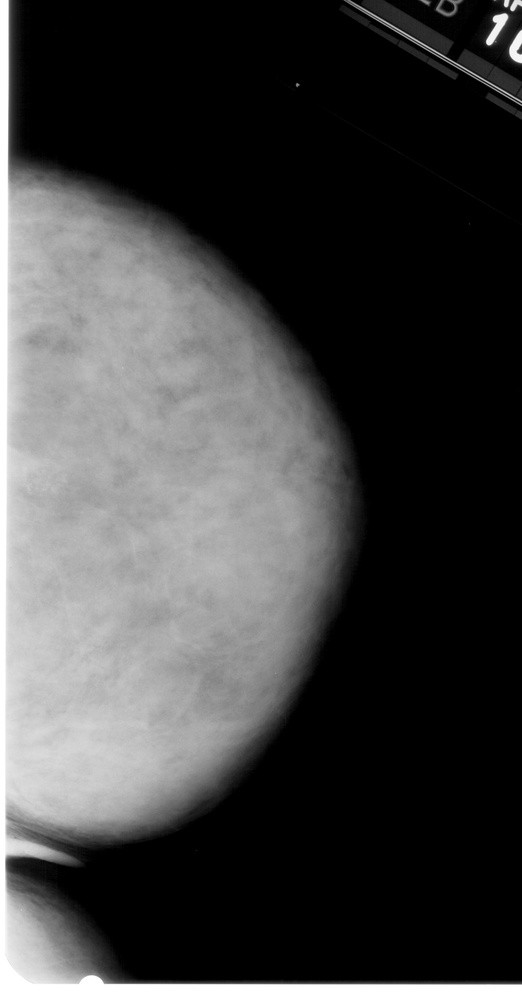
#> input picture projecttopic5part2/dataset/1-014.jpg, 522 x 1000 px, shrunk from 2731 x 5236 before the run; its folder holds only this picture in this run
$ python otsuthresholding.py
#> lines starting #> are read from the running program, lines starting #| are printed output that depends on the picture; after the words box and inside, x2 and y2 are one past the last pixel; in counts of white or black regions, pixels touching at a corner belong together
import os  # Provides functions for interacting with the operating system
import cv2  # OpenCV library for computer vision tasks (like image processing)
import numpy as np  # Provides support for large, multi-dimensional arrays and matrices
import matplotlib.pyplot as plt  # For plotting images and visualizations
import csv  # For reading and writing CSV files to save results

# PARAMETERS
DATASET_DIR = 'dataset'  # Folder where the 10 images are stored
RESULTS_CSV = 'thresholding_results.csv'  # CSV file to store the results of thresholding

# Function to calculate PSNR between two images
def calculate_psnr(original, processed):
    mse = np.mean((original - processed) ** 2)  # Mean Squared Error (MSE)
    if mse == 0:  # If MSE is 0, the images are identical, so PSNR is infinity
        return float('inf')
    max_pixel = 255.0  # Max pixel value for an 8-bit image
    return 20 * np.log10(max_pixel / np.sqrt(mse))

# Open the CSV file in write mode, to save the results of our thresholding process
with open(RESULTS_CSV, 'w', newline='') as csvfile:
    writer = csv.writer(csvfile)  # Create a CSV writer object to write data into the file
    # Write the header row in the CSV file (names of columns)
    writer.writerow(['Image', 'Otsu_Threshold', 'Adaptive_Threshold_Mean', 'Adaptive_Threshold_Gaussian', 'PSNR_Otsu', 'PSNR_Adaptive_Mean', 'PSNR_Adaptive_Gaussian'])

    # Loop through each image in the dataset folder
    for fname in sorted(os.listdir(DATASET_DIR)):
        path = os.path.join(DATASET_DIR, fname)  # Construct the full file path of the image
        img = cv2.imread(path)  # Read the image using OpenCV (cv2)
#> img is the input picture: shape (1000, 522, 3); min 0, max 255, mean 66.7

        # Convert the image to grayscale, since thresholding requires a single channel (gray) image
        gray = cv2.cvtColor(img, cv2.COLOR_BGR2GRAY)

        # Step 1: Preprocessing - Improving the image for better thresholding results

        # 1.1 Median filtering to reduce noise (helpful to smooth the image by removing small noise)
        gray = cv2.medianBlur(gray, 3)

        # 1.2 Contrast enhancement using Histogram Equalization
        gray = cv2.equalizeHist(gray)
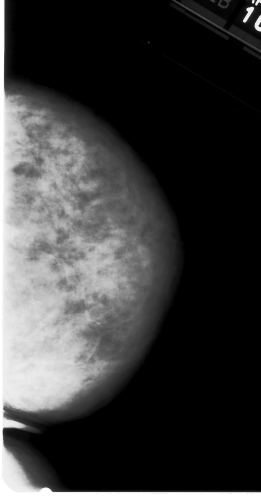
#> gray: shape (1000, 522) (shown at 1/2 size); min 0, max 255, mean 58.9

        # 1.3 Edge enhancement and preservation using Canny Edge Detection
        edges = cv2.Canny(gray, 100, 200)  # Canny edge detection with lower and upper thresholds
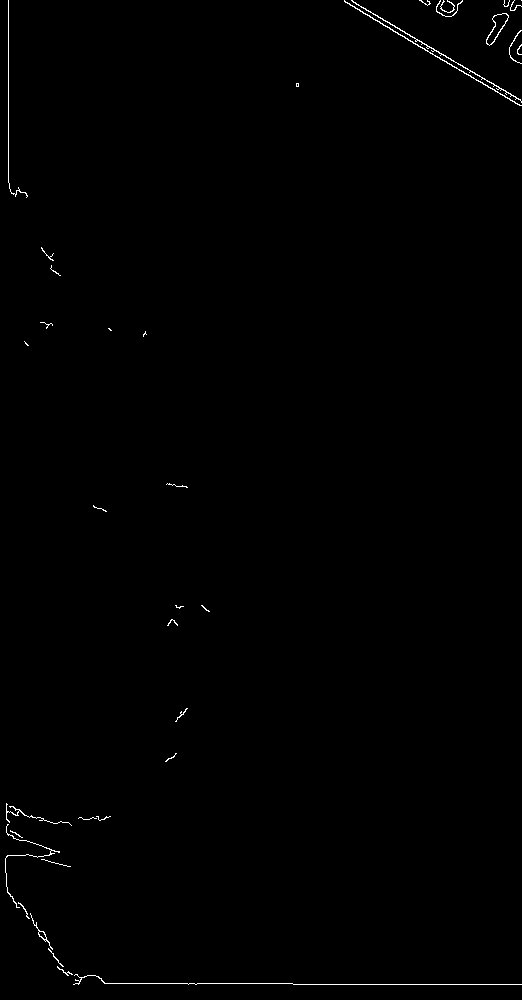
#> edges: shape (1000, 522); 0.47% white in thin lines or dots

        # Step 2: Apply Otsu's Thresholding (a global thresholding method)
        _, otsu_thresh = cv2.threshold(gray, 0, 255, cv2.THRESH_BINARY + cv2.THRESH_OTSU)
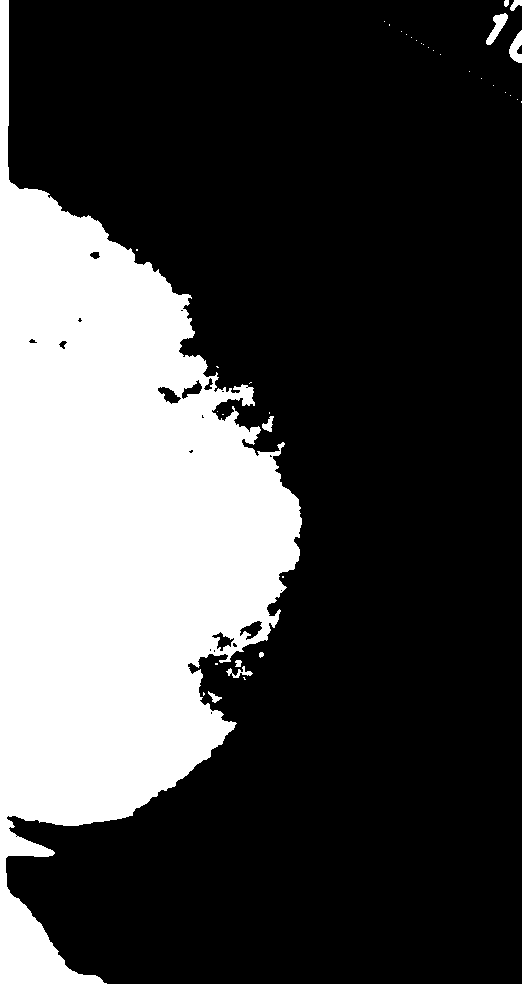
#> otsu_thresh: shape (1000, 522); 29.1% white; 38 white regions (28 under 20 px), largest, box (x1, y1, x2, y2) and area: (0, 0, 522, 1000) 150762, (486, 13, 508, 45) 294, (509, 30, 522, 63) 258

        # Step 3: Apply Adaptive Thresholding Methods:
        # - Adaptive Mean Thresholding: Applies a threshold based on the mean of local pixel values in a region.
        adaptive_mean_thresh = cv2.adaptiveThreshold(gray, 255, cv2.ADAPTIVE_THRESH_MEAN_C, cv2.THRESH_BINARY, 11, 2)
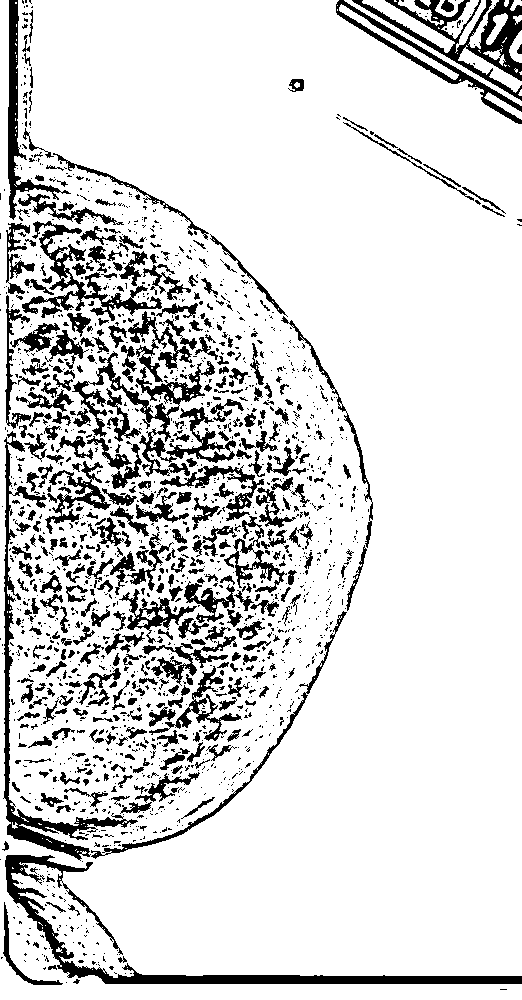
#> adaptive_mean_thresh: shape (1000, 522); 85.1% white; 1707 black regions (1310 under 20 px), largest, box (x1, y1, x2, y2) and area: (5, 855, 522, 984) 6376, (72, 311, 236, 477) 5487, (3, 431, 138, 861) 4243

        # - Adaptive Gaussian Thresholding: Similar to the mean method but with a Gaussian weighted sum for the threshold calculation
        adaptive_gaussian_thresh = cv2.adaptiveThreshold(gray, 255, cv2.ADAPTIVE_THRESH_GAUSSIAN_C, cv2.THRESH_BINARY, 11, 2)
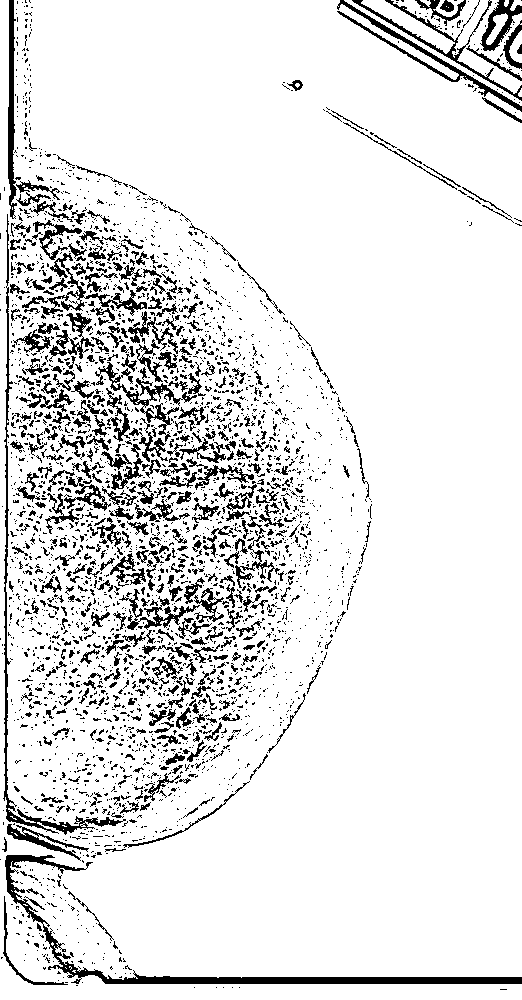
#> adaptive_gaussian_thresh: shape (1000, 522); 88.9% white; black in thin lines or dots

        # Step 4: Calculate PSNR for each thresholding result
        psnr_otsu = calculate_psnr(gray, otsu_thresh)
#> in calculate_psnr, `mse = np.mean((original - processed) ** 2)`: mse = 49.74
#> psnr_otsu = 31.16
        psnr_adaptive_mean = calculate_psnr(gray, adaptive_mean_thresh)
#> psnr_adaptive_mean = 31.28
        psnr_adaptive_gaussian = calculate_psnr(gray, adaptive_gaussian_thresh)
#> psnr_adaptive_gaussian = 31.25

        # Step 5: Save the results into the CSV file
        writer.writerow([fname, otsu_thresh.mean(), adaptive_mean_thresh.mean(), adaptive_gaussian_thresh.mean(),
                         psnr_otsu, psnr_adaptive_mean, psnr_adaptive_gaussian])

        # Step 6: Visualize the results (side-by-side comparison of different thresholding effects)

        # Create a new figure for plotting images (set figure size)
        plt.figure(figsize=(12, 8))

        # Plot the original (grayscale) image in the first subplot
        plt.subplot(2, 3, 1)
        plt.imshow(gray, cmap='gray')  # Display the image in grayscale
        plt.title(f"Original Image: {fname}")  # Title for the subplot
        plt.axis('off')  # Hide axes for better viewing

        # Plot the result of Otsu's thresholding in the second subplot
        plt.subplot(2, 3, 2)
        plt.imshow(otsu_thresh, cmap='gray')
        plt.title(f"Otsu Thresholding\nPSNR: {psnr_otsu:.2f}")
        plt.axis('off')

        # Plot the result of Adaptive Mean Thresholding in the third subplot
        plt.subplot(2, 3, 3)
        plt.imshow(adaptive_mean_thresh, cmap='gray')
        plt.title(f"Adaptive Mean Thresholding\nPSNR: {psnr_adaptive_mean:.2f}")
        plt.axis('off')

        # Plot the result of Adaptive Gaussian Thresholding in the fourth subplot
        plt.subplot(2, 3, 4)
        plt.imshow(adaptive_gaussian_thresh, cmap='gray')
        plt.title(f"Adaptive Gaussian Thresholding\nPSNR: {psnr_adaptive_gaussian:.2f}")
        plt.axis('off')

        # Plot the edge detection result from Canny in the fifth subplot
        plt.subplot(2, 3, 5)
        plt.imshow(edges, cmap='gray')
        plt.title("Canny Edge Detection")
        plt.axis('off')

        # Adjust layout to make sure all images fit properly
        plt.tight_layout()

        # Save the figure as an image with a filename that corresponds to the original image name
        plt.savefig(f"threshold_comparison_{os.path.splitext(fname)[0]}.png")
        plt.close()  # Close the plot to avoid memory issues

# Final message to indicate the process is complete
print("Thresholding Process Complete")

$ run again, on projecttopic5part2/dataset/1-111.jpg
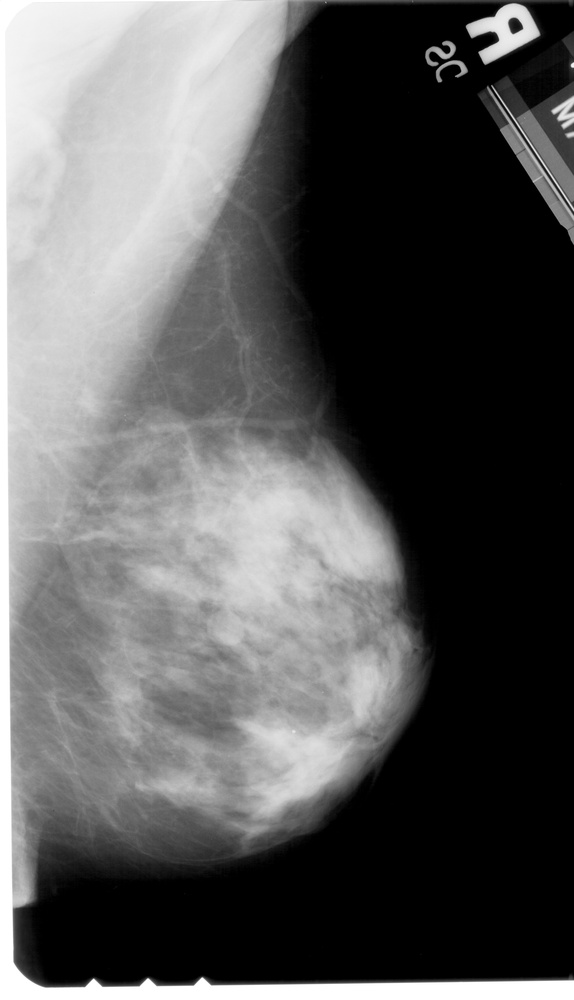
#> input picture projecttopic5part2/dataset/1-111.jpg, 574 x 1000 px, shrunk from 3151 x 5491 before the run
#> img is the input picture: shape (1000, 574, 3); min 0, max 255, mean 91.1
#> `edges = cv2.Canny(gray, 100, 200)`:
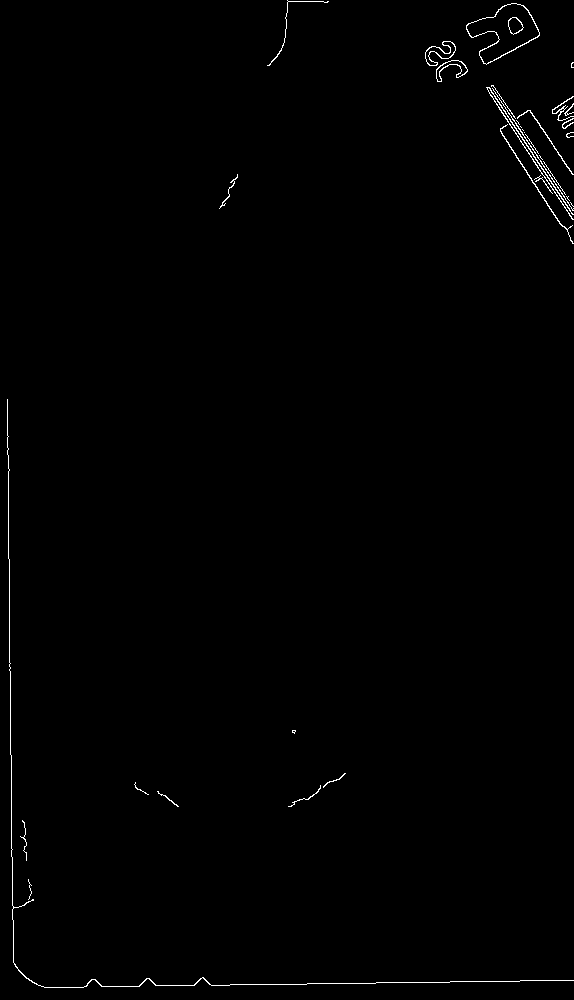
#> edges: shape (1000, 574); 0.61% white in thin lines or dots
#> otsu_thresh: shape (1000, 574); 37.4% white; 42 white regions (29 under 20 px), largest, box (x1, y1, x2, y2) and area: (0, 0, 574, 1000) 209750, (466, 3, 540, 64) 2089, (42, 688, 81, 767) 672
#> adaptive_mean_thresh: shape (1000, 574); 80.6% white; 2141 black regions (1509 under 20 px), largest, box (x1, y1, x2, y2) and area: (3, 0, 574, 988) 16848, (170, 0, 574, 318) 6399, (474, 26, 574, 249) 4442
#> `adaptive_gaussian_thresh = cv2.adaptiveThreshold(gray, 255, cv2.ADAPTI..`:
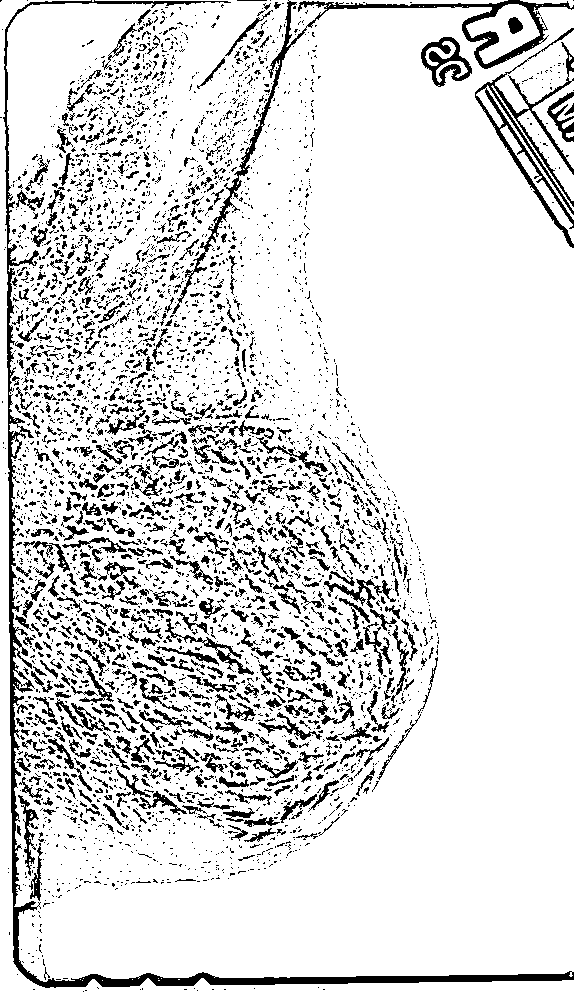
#> adaptive_gaussian_thresh: shape (1000, 574); 86.2% white; 4158 black regions (3449 under 20 px), largest, box (x1, y1, x2, y2) and area: (3, 0, 574, 988) 9466, (172, 0, 574, 314) 4201, (475, 28, 574, 248) 3220
#> mse = 65.21
#> psnr_otsu = 29.99
#> psnr_adaptive_mean = 29.96
#> psnr_adaptive_gaussian = 29.93

$ run again, on projecttopic5part2/dataset/1-126.jpg
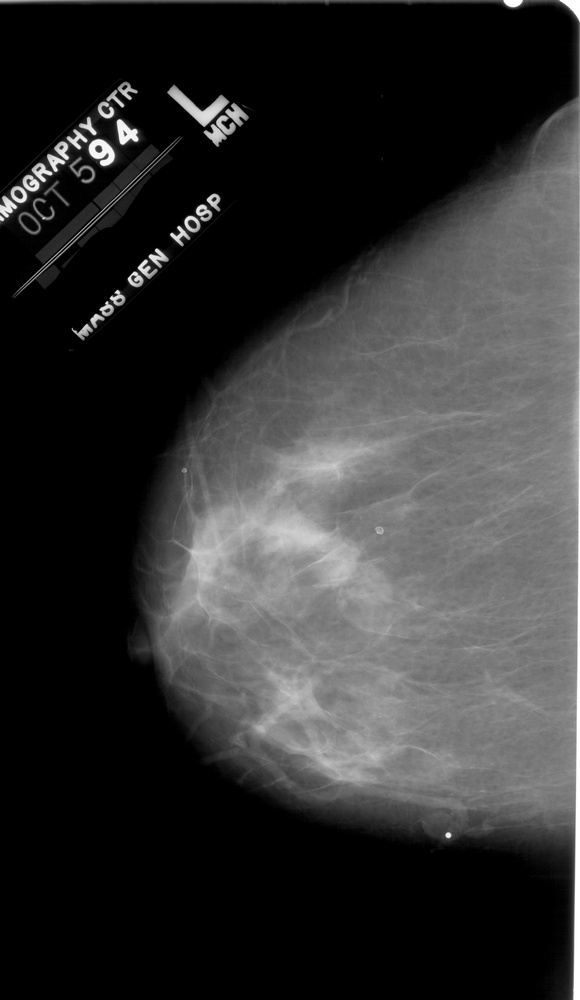
#> input picture projecttopic5part2/dataset/1-126.jpg, 580 x 1000 px, shrunk from 3826 x 6601 before the run
#> img is the input picture: shape (1000, 580, 3); min 0, max 255, mean 50.3
#> `edges = cv2.Canny(gray, 100, 200)`:
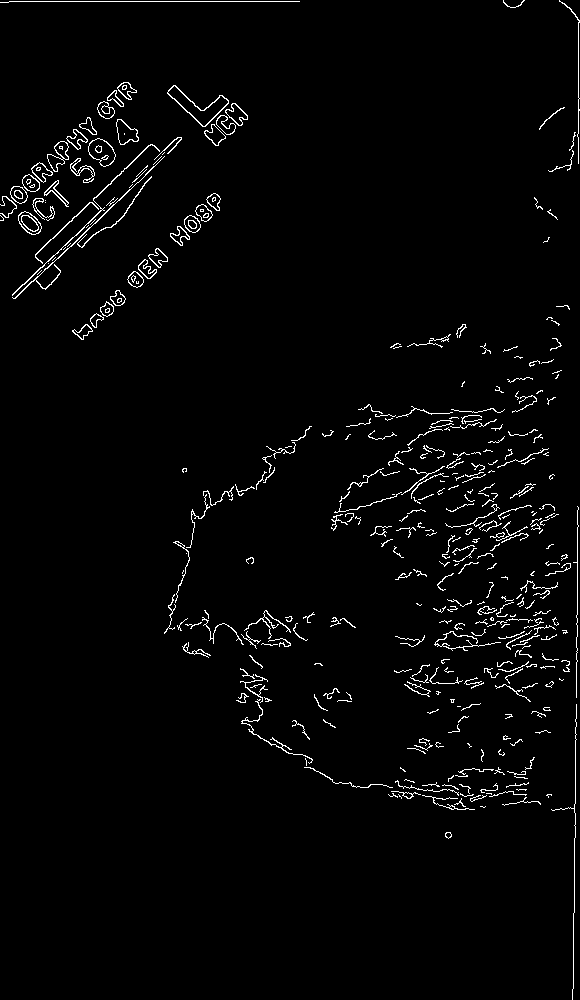
#> edges: shape (1000, 580); 2.4% white in thin lines or dots
#> otsu_thresh: shape (1000, 580); 31.3% white; 73 white regions (33 under 20 px), largest, box (x1, y1, x2, y2) and area: (160, 43, 580, 1000) 174920, (168, 86, 229, 127) 820, (88, 139, 115, 166) 448
#> adaptive_mean_thresh: shape (1000, 580); 78.9% white; 1490 black regions (980 under 20 px), largest, box (x1, y1, x2, y2) and area: (0, 75, 186, 302) 11595, (0, 0, 580, 172) 6585, (492, 555, 578, 1000) 6239
#> `adaptive_gaussian_thresh = cv2.adaptiveThreshold(gray, 255, cv2.ADAPTI..`:
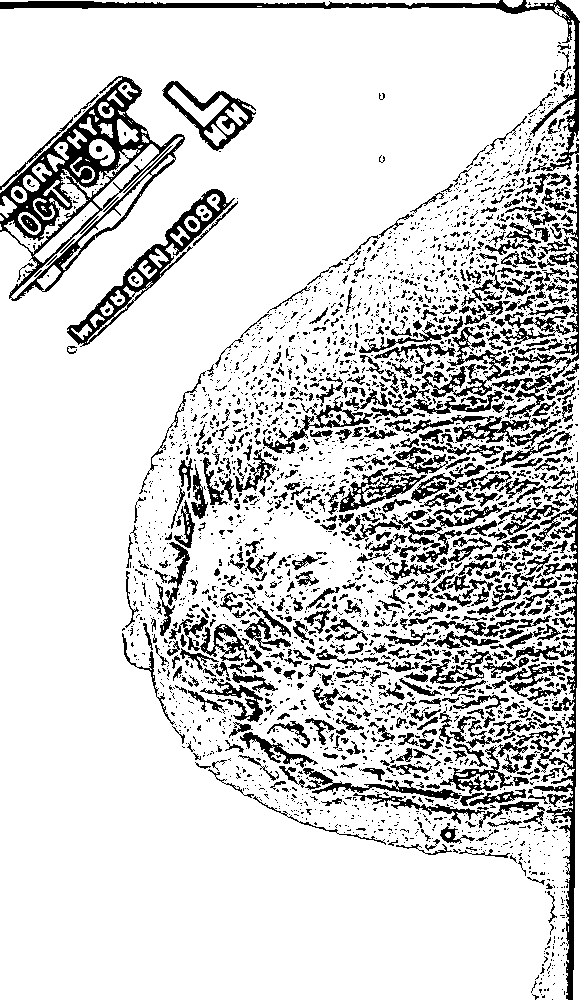
#> adaptive_gaussian_thresh: shape (1000, 580); 82.9% white; 2849 black regions (2231 under 20 px), largest, box (x1, y1, x2, y2) and area: (0, 76, 185, 301) 8916, (512, 494, 578, 1000) 4516, (0, 0, 580, 172) 4468
#> mse = 49.42
#> psnr_otsu = 31.19
#> psnr_adaptive_mean = 31
#> psnr_adaptive_gaussian = 31.01
